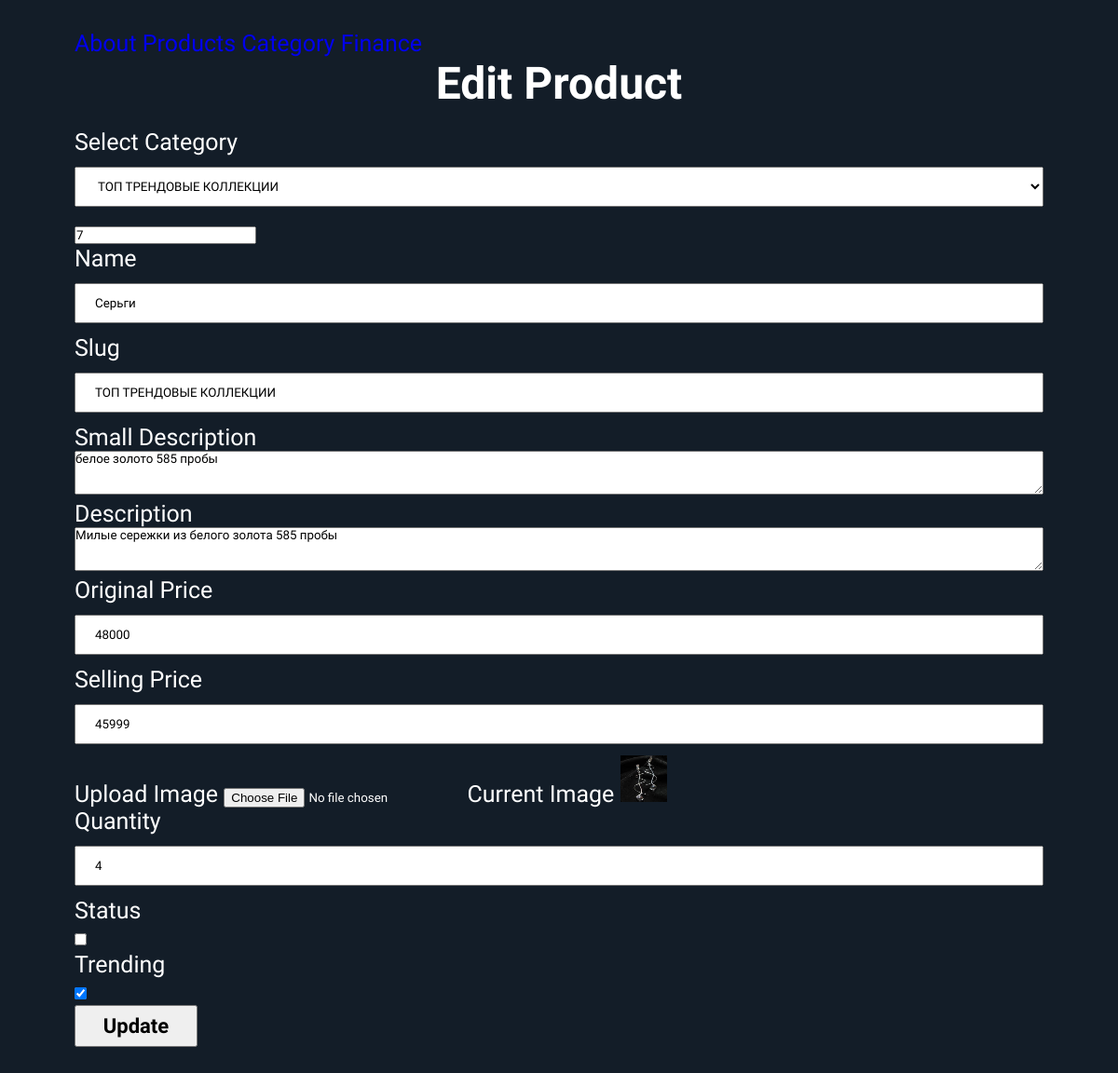
The page /admin/edit-product.php?id=7 on the database its author committed.
### tables this page shows
CREATE TABLE `products` (
  `id` int(11) NOT NULL,
  `category_id` int(11) NOT NULL,
  `name` varchar(255) NOT NULL,
  `slug` varchar(255) NOT NULL,
  `small_description` mediumtext NOT NULL,
  `description` mediumtext NOT NULL,
  `price` int(11) NOT NULL,
  `selling_price` int(11) NOT NULL,
  `image` varchar(255) NOT NULL,
  `qty` int(11) NOT NULL,
  `status` tinyint(4) NOT NULL,
  `trending` tinyint(4) NOT NULL,
  `created_at` timestamp NOT NULL DEFAULT current_timestamp()
);

CREATE TABLE `categories` (
  `id` int(11) NOT NULL,
  `name` varchar(255) NOT NULL,
  `slug` varchar(255) NOT NULL,
  `description` mediumtext DEFAULT NULL,
  `status` tinyint(4) NOT NULL DEFAULT 0,
  `popular` tinyint(4) NOT NULL DEFAULT 0,
  `image` varchar(255) NOT NULL,
  `meta_title` varchar(255) NOT NULL,
  `meta_description` mediumtext NOT NULL,
  `created_at` timestamp NOT NULL DEFAULT current_timestamp()
);

### function/myfunc.php (called while the page is built, shortened)
<?php
function getAll($table)
{
    global $conn;
    $query = "SELECT * FROM $table";
    return $query_run = mysqli_query($conn, $query);
}
function getByID($table, $id)
{
    global $conn;
    $query = "SELECT * FROM $table WHERE id='$id' ";
    return $query_run = mysqli_query($conn, $query);
}

### admin/edit-product.php (the view, shortened to what this page needs)
<!DOCTYPE html>
<html lang="en">
<head>
    <link rel="stylesheet" href="css/style3.css">
</head>
<body>
<div class="container">
<?include('sidebar.php');?>
    <div class="row">
            <?php
            if(isset($_GET['id']))
            {
                $id = $_GET['id'];
                $product = getByID("products", $id);
                if(mysqli_num_rows($product) > 0)
                {
                    $data = mysqli_fetch_array($product);
                    ?>
            <div class="card">
                <div class="card-header">
                    <h4>Edit Product</h4>
                </div>
                <div class="card-body">
                    <form action="" method="post" enctype="multipart/form-data">
                        <div class="">
                                <label class="mb-0" for="">Select Category</label>
                                <select class="form-select mb-2" name="category_id" value="<?= $data['category_id'];?>">
                                    <?php
                                    $categories = getAll("categories");
                                    if (mysqli_num_rows($categories) > 0) {
                                        foreach ($categories as $item) {
                                    ?>
                                            <option value="<?= $item['id']; ?>" <?= $data['category_id'] == $item['id']?'selected':''?>><?= $item['name']; ?></option>
                                    <?
                                        }
                                    } else {
                                        echo "No category available";
                                    }
                                    ?>
                                </select>
                            </div>
                            <input type="" name="product_id" value="<?= $data['id'];?>" >
                            <div class="">
                                <label class="mb-0" for="">Name</label>
                                <input type="text" class="" value="<?= $data['name'];?>" name="name" placeholder="Enter category name">
                            </div>
                            <div class="">
                                <label class="mb-0" for="">Slug</label>
                                <input type="text" class="" value="<?= $data['slug'];?>" name="slug" placeholder="Enter Slug">
                            </div>
                            <div class="">
                                <label class="mb-0" for="">Small Description</label>
                                <textarea rows="3" class="text" name="small_description" placeholder="Enter small Description"><?=$data['small_description'];?></textarea>
                            </div>
                            <div class="">
                                <label for="" class="mb-0">Description</label>
                                <textarea rows="3" class="text" name="description" placeholder="Enter Description" ><?=$data['description'];?></textarea>
                            </div>
                            <div class="">
                                <label for="" class="mb-0">Original Price</label>
                                <input type="number" class="" value="<?= $data['price'];?>"  name="price" value="price" placeholder="Enter original price">
                            </div>
                            <div class="">
                                <label for="" class="mb-0">Selling Price</label>
                                <input type="number" class="" value="<?= $data['selling_price'];?>"  name="selling_price" placeholder="Enter Selling Price">
                            </div>
                            <div class="col-md-12">
                                <label for="" class="mb-0">Upload Image</label>
                                <input type="file" class="form-control mb-2 img"  name="image">
                                <label for="" class="mb-0">Current Image</label>
                                <img src="images/product/<?= $data['image'];?>" alt="Product image" height="50px" width="50px">
                            </div>
                            <div class="">
                                <label for="" class="mb-0">Quantity</label>
                                <input type="number" class="form-control mb-2"  value="<?= $data['qty'];?>" name="qty" placeholder="Enter Quantity">
                            </div>
                            <div class="">
                                <label for="" class="mb-0">Status</label><br>
                                <input type="checkbox" <?=$data['status'] == '0'?'':'checked'?> name="status">
                            </div>
                            <div class="">
                                <label for="" class="mb-0">Trending</label><br>
                                <input type="checkbox" <?=$data['trending'] == '0'?'':'checked'?> name="trending">
                            </div>
                            <div class="col-md-12">
                                <button type="submit" class="btn_update_product" name="update_product_btn">Update</button>
                            </div>
                        </div>
                </div>
            </div>
                <?
                }else{
                    echo "Product not found for given id";
                }
            }else{
                echo "Id missing from url";
            }
            ?>
</body>
</html>

### admin/css/style3.css (style rules this page uses)
:root { --main: orange; --bg: #0B1218; --bg-body: #131D28; }
* { font-family: "Farsan", cursive; font-weight: 500; font-style: normal; box-sizing: border-box; text-decoration: none; list-style-type: none; margin: 0; padding: 0; }
.container { background: var(--bg-body); color: #fff; padding: 2rem 5rem; font-size: 25px; }
.container h4 { font-size: 3rem; font-weight: 600; }
form input[type=text] { width: 100%; padding: 12px 20px; margin: 12px 0; box-sizing: border-box; }
form input[type=number] { width: 100%; padding: 12px 20px; margin: 12px 0; box-sizing: border-box; }
form .text { width: 100%; height: auto; }
form select { width: 100%; padding: 12px 20px; margin: 12px 0; box-sizing: border-box; }
form .btn_add_cateory, form .btn_add_product, form .btn_update_category, form .btn_update_product { padding: 0.5rem 1.8rem; font-size: 22px; font-weight: 600; }
.card { background: var(--bg-body); color: #fff; width: 100%; }
.card-body { margin: 20px 0; }
.card-header { text-align: center; font-size: 25px; text-shadow: #df6969; }

### rows shown on the page
products: category_id "ТОП ТРЕНДОВЫЕ КОЛЛЕКЦИИ", product_id "7", name "Серьги", slug "ТОП ТРЕНДОВЫЕ КОЛЛЕКЦИИ", small_description "белое золото 585 пробы", description "Милые сережки из белого золота 585 пробы", price "48000", selling_price "45999", qty "4", trending "☑"
